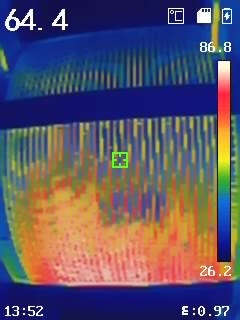
#> input picture IMG20211126135232.jpeg, 240 x 320 px
$ python ThermalImagesAnalysis.py
#> lines starting #> are read from the running program, lines starting #| are printed output that depends on the picture
import os
import matplotlib.pyplot as plt
import cv2 as cv

imagepath = "IMG20211126135232.jpeg"

img = cv.imread(imagepath)
#> img is the input picture: shape (320, 240, 3); mean B, G, R 102.6, 84.9, 93.9
rawfile = open(imagepath)
h,w,c = img.shape
#> h = 320; w = 240; c = 3


#print(img[0,:,0])
plt.plot(img[:,:,0])


plt.show()
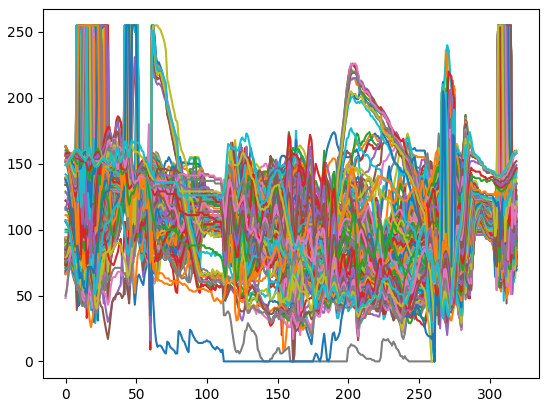
#> figure drawn by matplotlib, 1 panel; curve peaks at x = 190, y = 174; curve peaks at x = 225, y = 174; curve peaks at x = 225, y = 177

print(h,w,c)
#| 320 240 3
#cv.imshow('test',img)
